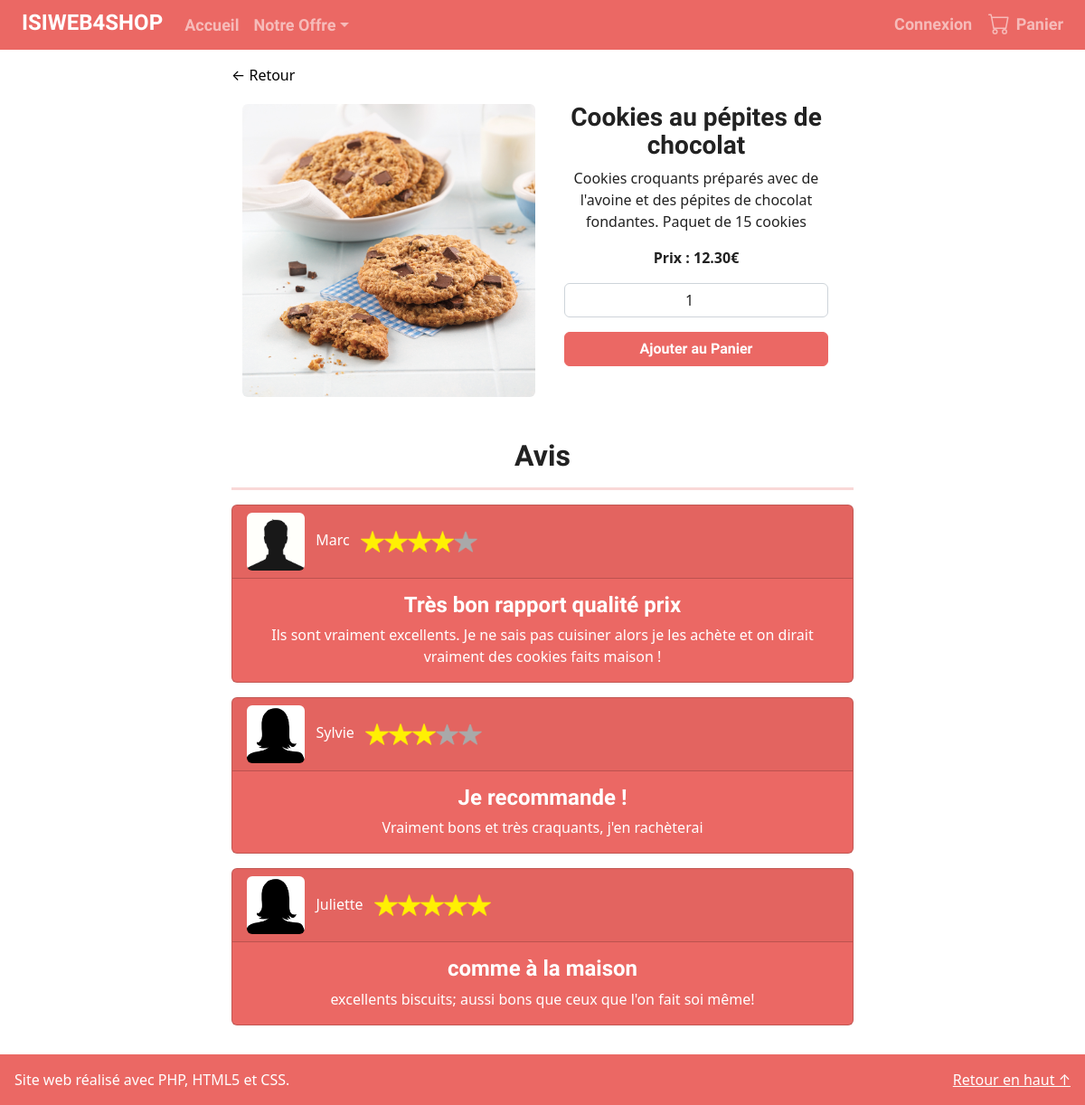
The app's page /index.php?action=Produit&cat=Biscuits&prod_id=26 with its own data.
### tables this page shows
CREATE TABLE `products` (
  `id` int(11) NOT NULL,
  `cat_id` tinyint(4) NOT NULL,
  `name` varchar(150) NOT NULL,
  `description` text NOT NULL,
  `image` varchar(30) NOT NULL,
  `price` decimal(5,2) NOT NULL,
  `quantity` int(3) NOT NULL
);

CREATE TABLE `reviews` (
  `id_product` int(2) NOT NULL,
  `name_user` varchar(50) NOT NULL,
  `photo_user` varchar(50) NOT NULL,
  `stars` int(1) NOT NULL,
  `title` varchar(50) NOT NULL,
  `description` varchar(150) NOT NULL
);

### index.php (called while the page is built)
<?php require 'Controleur/Routeur.php';
$routeur = new Routeur();
$routeur->routerRequete();

### Modeles/Modele.php (called while the page is built, shortened)
<?php
class Modele
{
	private $user = "root";
	private $pass = "";
	private $bdd = null;
	public function connect() {
		try
		{
			$this->bdd = new PDO("mysql:host=localhost;dbname=web4shop;charset=utf8", $this->user, $this->pass, array(PDO::ATTR_ERRMODE => PDO::ERRMODE_EXCEPTION));
		}
		catch (Exception $e) {
			echo "Connexion échouée ";
			die('Erreur fatale : ' . $e->getMessage());
		}
	}
	public function executerRequete($sql, $params = null) {
		if ($params == null) {
		$resultat = $this->bdd->query($sql);
		}
		else {
		$resultat = $this->bdd->prepare($sql);
		$resultat->execute($params);
		}
		return $resultat;
		}
}

### Modeles/Products.php (called while the page is built, shortened)
<?php
require_once 'Modele.php';
class ProduitsMulti extends Modele
{
    public function getProduct($id)
    {
        $sql = 'select * from products where id = ?';
        $products = $this->executerRequete($sql,array($id));
        if ($products->rowCount() == 1) return $products->fetch();
        else throw new Exception("Aucun produit ne correspond à l'id '$id'");
    }
}

### Modeles/Reviews.php (called while the page is built)
<?php require_once 'Modele.php';
class Review extends Modele
{
    public function getReview($idProduct)
    {
        $sql = 'select * from reviews'
            . ' where id_product=?';
        $review = $this->executerRequete($sql, array($idProduct));
        if ($review->rowCount() >= 1) return $review->fetchAll();
        else throw new Exception("Aucun avis ne correspond au produit d'ID : '$idProduct'");
    }
}

### Vues/VueProduit.php (the view, shortened to what this page needs)
<div class="float-start">
    <a href="index.php?action=<?= $_GET['cat'] ?>" class="text-black" style="text-decoration:none">← Retour</a>
</div>
<br>
<div class="row m-1 g-3">
    <div class="col-12 col-md-6">
        <img src="assets/<?= $produitInfos['image'] ?>" alt="<?= $produitInfos['name'] ?>" class="img-fluid rounded my-auto">
    </div>
    <div class="col-12 col-md-6">
        <h3><?= $produitInfos['name'] ?></h3>
        <p><?= $produitInfos['description'] ?></p>
        <strong>Prix : <?= $produitInfos['price'] ?>€</strong>
        <?php
        if ($produitInfos['quantity'] <= 0) {
            $lien = '#';
        } else {
            $lien = 'index.php?action=PanierProd&prod_id=' . $produitInfos['id'] . '&cat=' . $_GET['cat'] . '';
        }
        echo '<form class="row m-3" method="post" action="' . $lien . '" >';
        ?>
        <input type="number" class="form-control col" name="qte" value="1" min="1" max="<?= $produitInfos['quantity'] ?>" placeholder="Quantité" required>
        <?php
        if ($produitInfos['quantity'] <= 0) {
            echo '<button type="submit" class="btn btn-primary mt-3" disabled>Rupture de Stock</button>';
        } else {
            echo '<button type="submit" class="btn btn-primary mt-3">Ajouter au Panier</button>';
        }
        ?>
        </form>
    </div>
</div>
<div class="mt-5">
    <h2>Avis</h2>
    <hr class="bg-primary border-3 border-top border-primary">
    <?php foreach ($reviewsInfos as $review) { ?>
        <div class="card text-white bg-primary mb-3">
            <div class="card-header ">
                <div class="float-start">
                    <img class="rounded" style="height: 8vh" src="assets/<?= $review['photo_user'] ?>" alt="<?= $review['photo_user'] ?>">
                    <span class="m-2"><?= $review['name_user'] ?></span>
                    <?php
                    for ($i = 0; $i < $review['stars']; $i++) {
                        echo '<img style="height: 3vh" src="assets/review_star.png" alt="star">';
                    }
                    for ($i = 0; $i < 5 - $review['stars']; $i++) {
                        echo '<img style="height: 3vh" src="assets/review_grey.png" alt="star">';
                    }
                    ?>
                </div>
            </div>
            <div class="card-body">
                <h4 class="card-title"><?= $review['title'] ?></h4>
                <p class="card-text"><?= $review['description'] ?>
            </div>
        </div>
    <?php } ?>
</div>

### Style/Style.css (style rules this page uses)
input[type='number'] { width: 50px; text-align: center; }

### records on screen
products: image (picture), name "Cookies au pépites de chocolat", description "Cookies croquants préparés avec de l'avoine et des pépites de chocolat fondantes. Paquet de 15 cookies", price "12.30"
reviews: photo_user (picture), name_user "Marc", stars 4 (drawn), title "Très bon rapport qualité prix", description "Ils sont vraiment excellents. Je ne sais pas cuisiner alors je les achète et on dirait vraiment des cookies faits maison !"
reviews: photo_user (picture), name_user "Sylvie", stars 3 (drawn), title "Je recommande !", description "Vraiment bons et très craquants, j'en rachèterai"
reviews: photo_user (picture), name_user "Juliette", stars 5 (drawn), title "comme à la maison", description "excellents biscuits; aussi bons que ceux que l'on fait soi même!"

### other values on screen
$message "Connexion"
